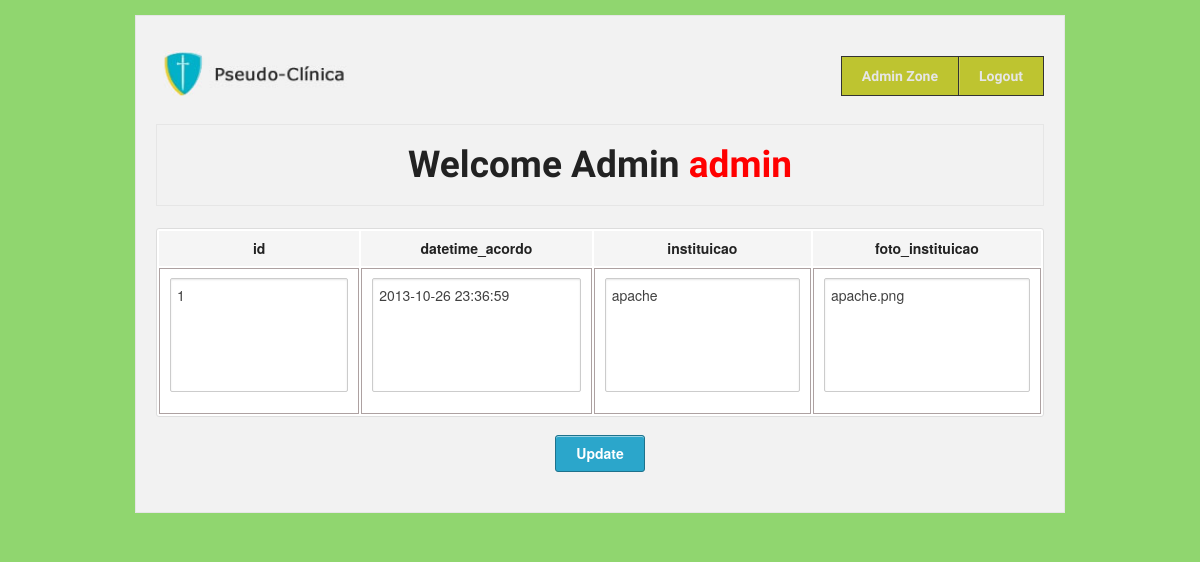
The page /Project_Clinica/admin/update.php?t=acordos&pk=1 (signed in) on the database its author committed.
### tables this page shows
CREATE TABLE `acordos` (
  `id` int(10) unsigned NOT NULL AUTO_INCREMENT,
  `datetime_acordo` datetime NOT NULL,
  `instituicao` varchar(255) NOT NULL,
  `foto_instituicao` varchar(45) NOT NULL,
  PRIMARY KEY (`id`,`datetime_acordo`)
);

### Project_Clinica/admin/update.php (the view, shortened to what this page needs)
<?php require '../MODEL/databaseConnection.php'; ?>
<?php
$sql = ($_GET['t'] === "utentes") ?
        "SELECT * FROM " . $_GET['t'] . " WHERE email= '" . $_GET['pk'] ."'"
    :   "SELECT * FROM " . $_GET['t'] . " WHERE id=" . $_GET['pk'];
$linha_result_set = $connection->query($sql)->fetch();
 ?>
<!DOCTYPE html>
 <html class="no-js" lang="en">
<head>
  <link rel="stylesheet" href="../stylesheets/foundation.css">
  <link rel="stylesheet" href="../stylesheets/app.css">
</head>
<body>
  <div class="row">
    <div style="width:auto;" class="twelve columns">
      <div class="panel">
      <div class="row">
        <div class="three columns">
          <h1><a href="index.php"><img src="../images/banners_logos/logo.png" /></a></h1>
        </div>
        <div style="text-align: center;" class="nine columns">
          <ul class="nav-bar right">
           <li style="background-color: rgb(190, 196, 48);"><a style="font-weight: bold;" href="index.php">Admin Zone</a></li>
            <li style="background-color: rgb(190, 196, 48);"><a style="font-weight: bold;" href="logout.php">Logout</a></li>
          </ul>
        </div>
       </div>
       <div class="row">
        <div class="twelve columns">
          <div class="panel">
            <h2 style="text-align: center;">Welcome Admin <span style="color:red;"><?php echo $_SESSION['username']; ?></span></h2>
          </div>
        </div>
      </div>
      <div class="row">
        <div style="text-align: center;" class="twelve columns">
             <form action="process_update.php" method="POST">
            <table class="twelve">
                               <thead>
                                      <tr>
                                <?php
                                  $array_com_campos_da_tabela = array();
                                  $sql = "describe " . $_GET['t'] ;
                                ?>
                                <?php if ($result_set = $connection->query($sql)): ?>
                                    <?php foreach ($result_set as $coluna):
                                         $array_com_campos_da_tabela[] = $coluna[0];
                                      ?>
                                          <th style="text-align: center;"><?php echo $coluna[0]; ?></th>
                                    <?php endforeach ?>
                                <?php endif ?>
                            		</thead>
                                <tbody>
                              <tr>
                           <?php for ($i=0; $i < (count($linha_result_set)/2) ; $i++): ?>
                                <td style="text-align: center; vertical-align: middle; border:1px solid #ADA1A1;">
                                  <textarea style="resize:none;" name="<?php echo $array_com_campos_da_tabela[$i]; ?>" cols="30" rows="5"><?php echo $linha_result_set[$i]; ?></textarea>
                                </td>
                            <?php endfor; ?>
                           </tr>
                            </tbody>
            </table>
                	<td style="text-align: center; vertical-align: middle;">
                        <input type="submit" class=" radius button" value="Update">
                    </td>
                  	          </div>
                    </div>
      </div>
    </div>
</div>
</body>
</html>

### Project_Clinica/stylesheets/app.css (style rules this page uses)
body { background: #90D66F; margin-top: 15px; }
p,h1,h2,h3,h4,h5,h6,li { font-family: 'Strait', sans-serif; }

### rows shown on the page
acordos: id "1", datetime_acordo "2013-10-26 23:36:59", instituicao "apache", foto_instituicao "apache.png"

### other values the page prints
$_SESSION['username'] "admin"
$coluna[0] "id"
$coluna[0] "datetime_acordo"
$coluna[0] "instituicao"
$coluna[0] "foto_instituicao"
